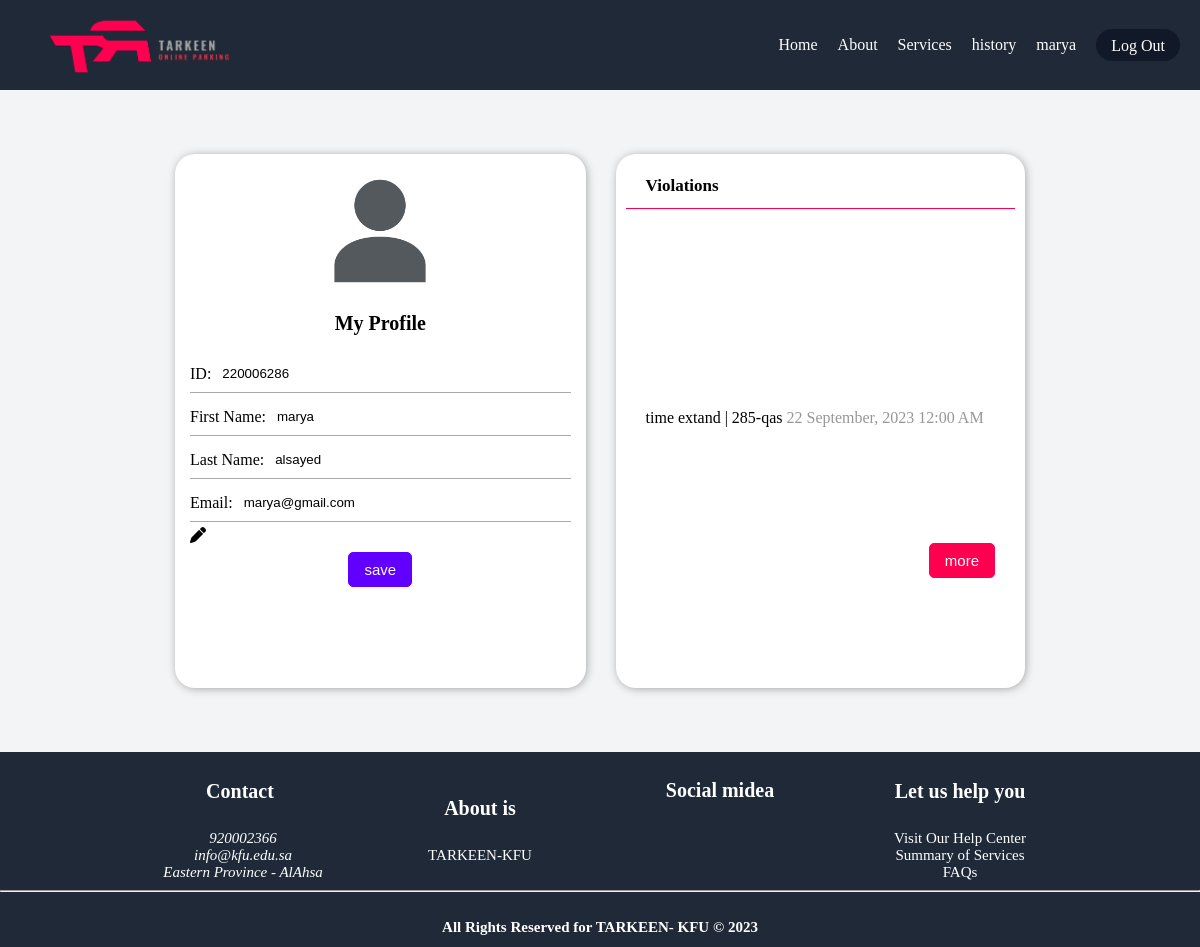
Page /securitypfofile.php (signed in) on the earlier database version.
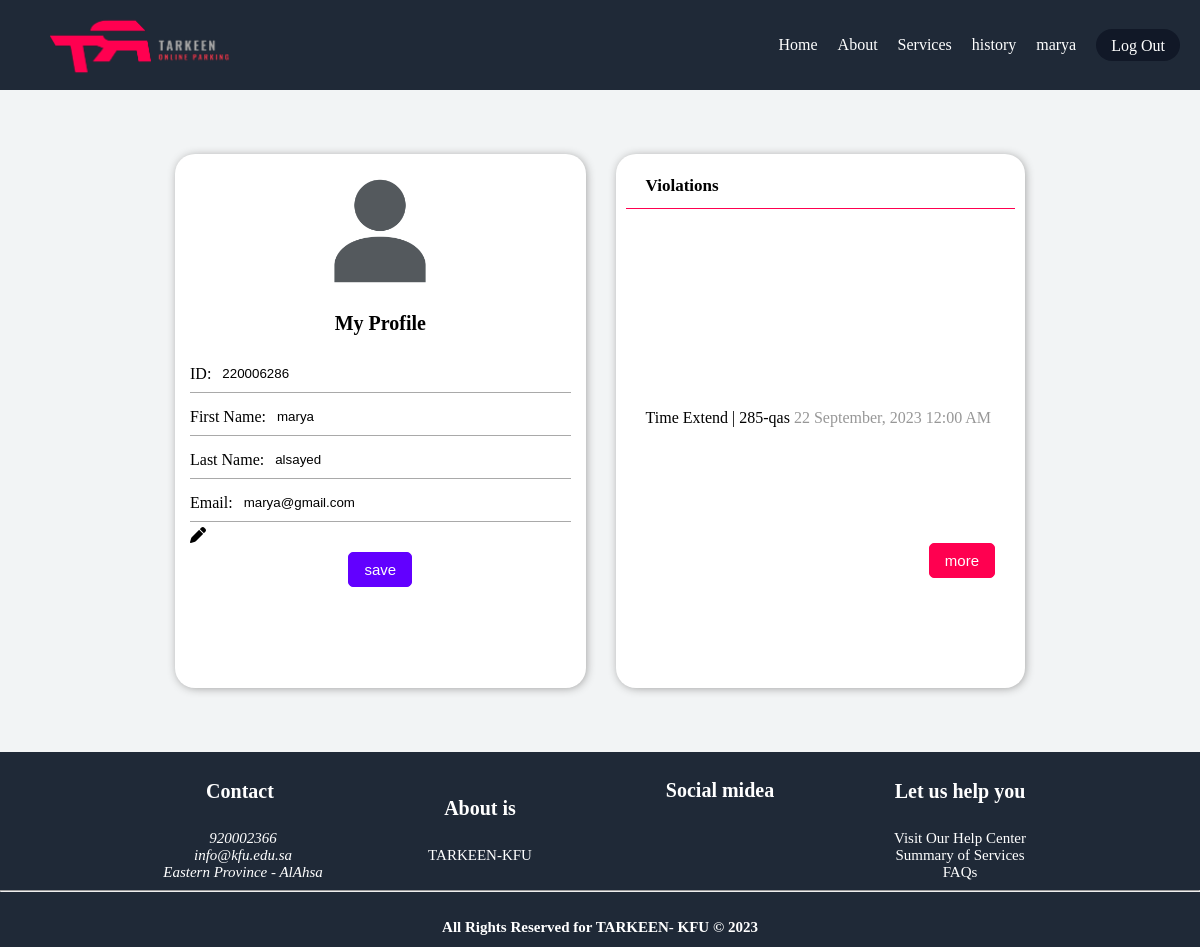
Same page on the later database version.
### tables this page shows
CREATE TABLE Violations
(
    violation_id           int(128) NOT NULL
        AUTO_INCREMENT,
    violation_datetime     datetime NOT NULL,
    violation_end_datetime datetime NOT NULL,
    car_id                 int (128) NOT NULL,
    violation_type_id      int (128) NOT NULL,
    violator_id            int (128) NOT NULL,
    violated_id            int (128) NOT NULL,
    note                   varchar(256),

    PRIMARY KEY
        (violation_id),
    FOREIGN KEY
        (car_id) REFERENCES Cars
        (car_id),
    FOREIGN KEY
        (violation_type_id) REFERENCES ViolationTypes
        (violation_type_id),
    FOREIGN KEY
        (violator_id) REFERENCES Users
        (user_id),
    FOREIGN KEY
        (violated_id) REFERENCES Users
        (user_id)
);

CREATE TABLE ViolationTypes
(
    violation_type_id int(128) NOT NULL
        AUTO_INCREMENT,
    `name`            varchar(18) NOT NULL,
    number_of_days    int(128),
    PRIMARY KEY
        (violation_type_id)
);

CREATE TABLE Cars
(
    car_id    int(128) NOT NULL
        AUTO_INCREMENT,
    car_type  varchar(15) NOT NULL,
    car_plate varchar(15) NOT NULL,
    owner_id  int (128) NOT NULL,
    PRIMARY KEY
        (car_id),
    FOREIGN KEY
        (owner_id) REFERENCES Users
        (user_id),
    UNIQUE KEY `unique_car`
        (car_type, car_plate)
);

### snippets/get_user.php (called while the page is built, shortened)
<?php
if (isset($_SESSION['user_id'])) {
    $user_id = $_SESSION['user_id'];
    $query = "SELECT * FROM users WHERE user_id = ?";
    $stmt = $connection->prepare($query);
    $stmt->bind_param("i", $user_id);
    $stmt->execute();
    $result = $stmt->get_result();
    $user = $result->fetch_assoc();
    $queryCars = "SELECT car_id, car_type, car_plate FROM cars WHERE owner_id = ?";
    $stmtCars = $connection->prepare($queryCars);
    $stmtCars->bind_param("i", $user_id);
    $stmtCars->execute();
    $resultCars = $stmtCars->get_result();
    $cars = array();
    while ($row = $resultCars->fetch_assoc()) {
        $cars[] = $row;
    }
    $user['cars'] = $cars;
    $reservationQuery = "SELECT reservation.reservation_id, reservation.reservation_datetime, reservation.extensions_count, parkingspots.parking_number
                        FROM `reservation`
                        JOIN `parkingspots` ON parkingspots.parking_id = reservation.parking_id
                        WHERE reservation.reserver_id = ?
                        ORDER BY reservation.reservation_datetime DESC";
    $stmtReservations = $connection->prepare($reservationQuery);
    $stmtReservations->bind_param("i", $user_id);
    $stmtReservations->execute();
    $resultReservations = $stmtReservations->get_result();
    $reservations = array();
    while ($row = $resultReservations->fetch_assoc()) {
        $reservations[] = $row;
    }
    $user['reservations'] = $reservations;
    if ($user["user_type_id"] == "3") {
        $vailoationQuery = "SELECT violations.violation_id, violationtypes.name, violations.violation_datetime, cars.car_plate
                        FROM `violations`
                        JOIN `violationtypes` ON violationtypes.violation_type_id = violations.violation_type_id
                        JOIN `cars` ON cars.car_id = violations.car_id
                        WHERE violations.violated_id = ?
                        ORDER BY violations.violation_datetime DESC";
    } else {
        $vailoationQuery = "SELECT violations.violation_id, violationtypes.name, violations.violation_datetime, cars.car_plate
                        FROM `violations`
                        JOIN `violationtypes` ON violationtypes.violation_type_id = violations.violation_type_id
                        JOIN `cars` ON cars.car_id = violations.car_id
                        WHERE violations.violator_id = ?
                        ORDER BY violations.violation_datetime DESC";
    }
    $stmtViolations = $connection->prepare($vailoationQuery);
    $stmtViolations->bind_param("i", $user_id);
    $stmtViolations->execute();
    $resultViolations = $stmtViolations->get_result();
    $violations = array();
    while ($row = $resultViolations->fetch_assoc()) {
        $violations[] = $row;
    }
    $user['violations'] = $violations;
}

### snippets/base.php (called while the page is built, shortened)
<?php
include "database_connection.php";
include "get_user.php";

### securitypfofile.php (the view, shortened to what the changed rows need)
<?php include "snippets/base.php" ?>
<!DOCTYPE html>
<html lang="en">
<head>
    <link rel="stylesheet" href="./assets/fontawesome-free-6.4.2-web/css/all.min.css">
    <link rel="stylesheet" href="./assets/css/base.css">
    <link rel="stylesheet" href="./assets/css/profilestyle.css">
</head>
<body class="body">
<main>
    <div class="container-profile">
        <div class="right">
            <div class="violation">
                <ul class="violation-list">
                    <?php
                    if (isset($user['violations']) && count($user['violations']) > 0) {
                        $displayedViolations = 0;
                        foreach ($user['violations'] as $violation) {
                            if ($displayedViolations < 3) {
                                ?>
                                <li>
                                    <span><?php echo $violation['name'] . '  |   ' . $violation['car_plate']; ?></span>
                                    <span><?php echo date('d F, Y h:i A', strtotime($violation['violation_datetime'])) ?></span>
                                </li>
                                <?php
                                $displayedViolations++;
                            } else {
                                break;
                            }
                        }
                    }
                    ?>
                </ul>
            </div>
        </div>
    </div>
</main>
</body>
</html>

Differences in the rows shown:
changed violations "285-qas": violation_type.name "time extand" → "Time Extend"
